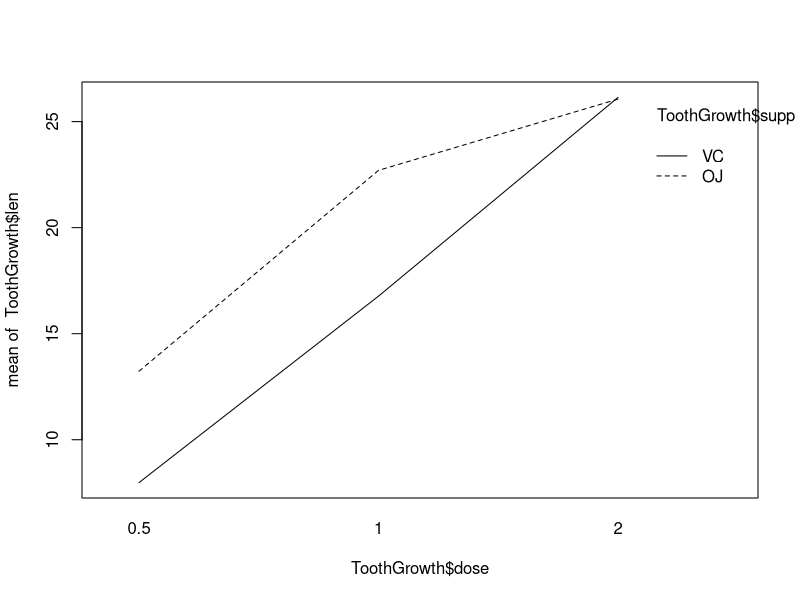
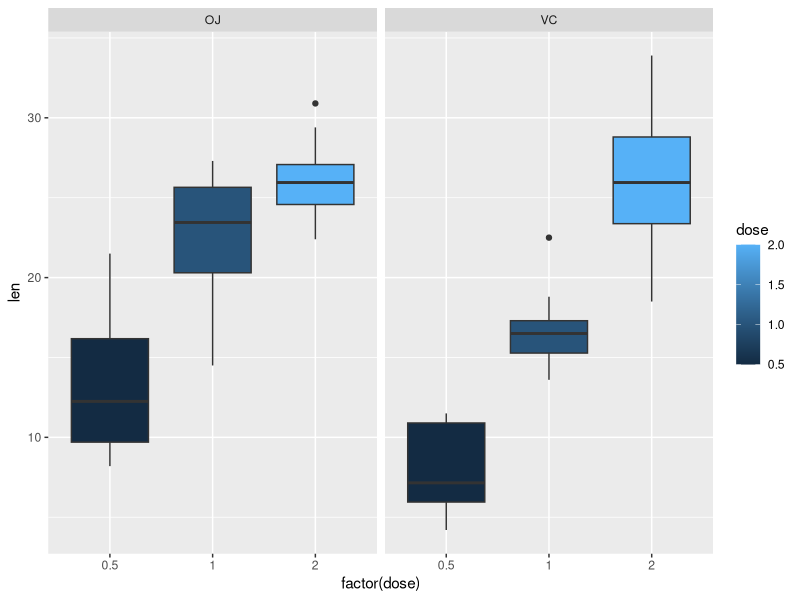

R code for these plots, in order:
library(dplyr)
library(ggplot2)
data(ToothGrowth)

str(ToothGrowth)
head(ToothGrowth)
nrow(ToothGrowth)

summary(ToothGrowth)
sum(is.na(ToothGrowth))
table(ToothGrowth$supp,ToothGrowth$dose)

interaction.plot(ToothGrowth$dose, ToothGrowth$supp, ToothGrowth$len)

q <- ggplot(ToothGrowth,aes(factor(dose),len)) +
      geom_boxplot(aes(fill=dose)) + facet_grid(.~supp)
print(q)

stats_df <-ToothGrowth %>%
      group_by(supp,dose) %>%
      summarise(mean_Len = mean(len), stddev_Len = sd(len), n = n()) 
#%>%
#      mutate(lwr_limit = mean_Len - 2 * stddev_Len/sqrt(n)) %>%
#      mutate(upr_limit = mean_Len + 2 * stddev_Len/sqrt(n))